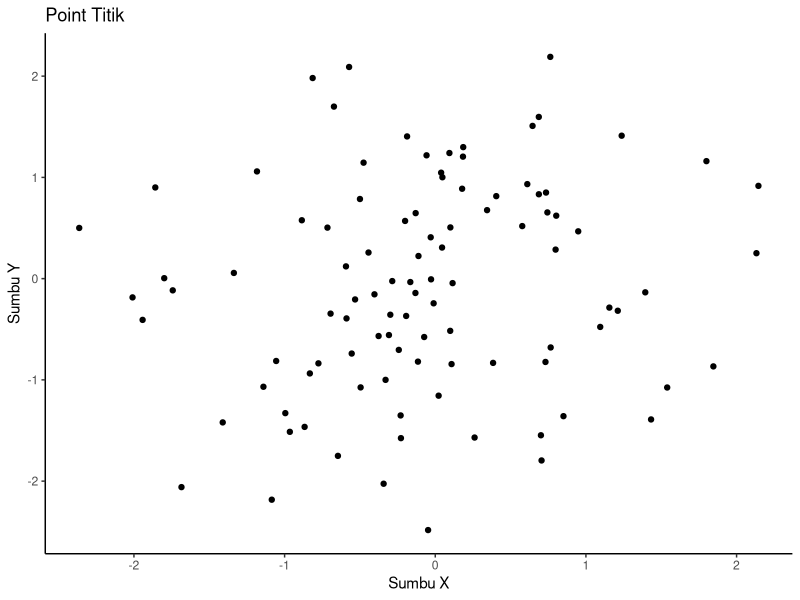
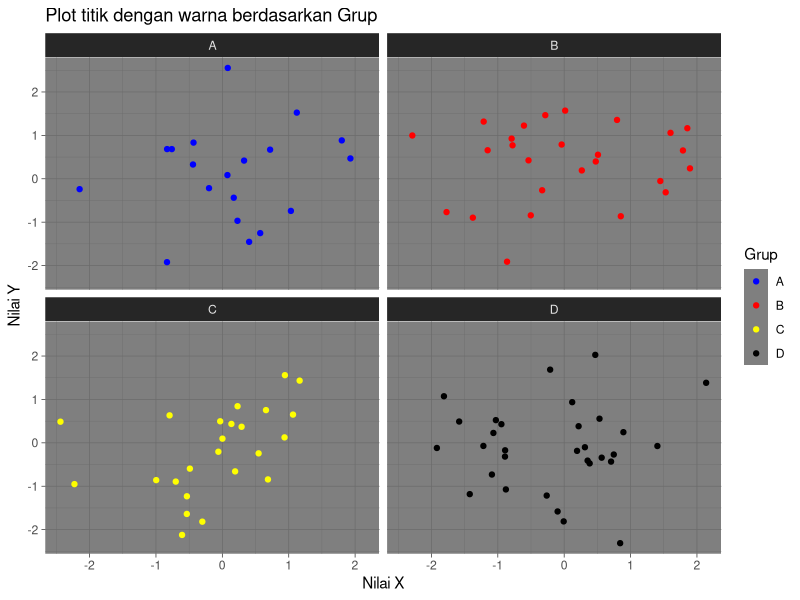
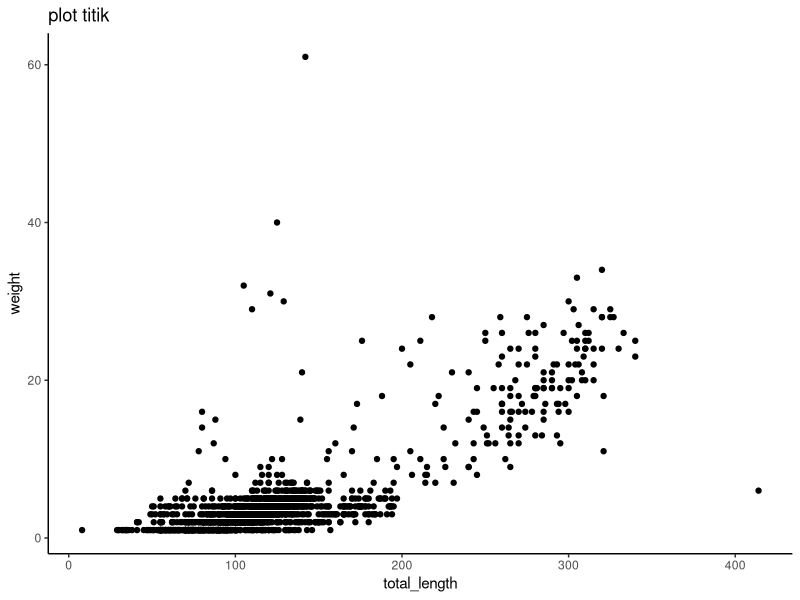
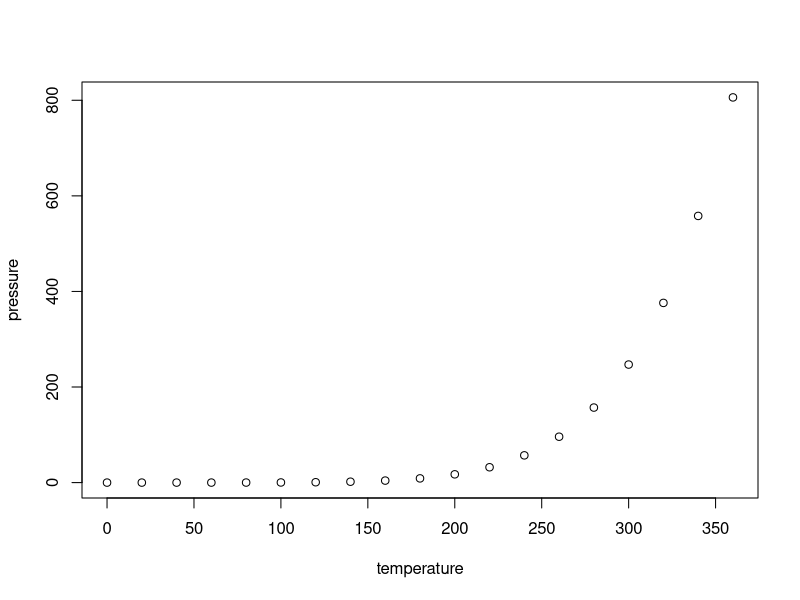

Write the R code that produced these figures, in order.
## ---- chunk 1
knitr::opts_chunk$set(echo = TRUE)
## ---- chunk 2
library(ggplot2)
## ---- chunk 3
data <-data.frame(x = rnorm(100),y=rnorm(100))
## ---- chunk 4
ggplot(data, aes(x = x, y = y))+
  
  #membuat plot titik
  geom_point()+
 
   #menambahkan plot judul dan sumbu
  labs(title = "Point Titik", x = "Sumbu X", y = "Sumbu Y") +

  #memilih tema
  theme_classic()
## ---- chunk 5
data <- data.frame(x = rnorm(100), y = rnorm(100), grup = sample(c("A", "B", "C", "D"), 100, replace = TRUE))
ggplot(data, aes(x = x, y = y, color = grup))+
  geom_point()+
  facet_wrap(~grup)+
  scale_color_manual(values = c("A" = "blue", "B" = "red", "C" = "yellow", "D" = "black"))+
  theme_dark()+
  labs(title = "Plot titik dengan warna berdasarkan Grup",
       x = "Nilai X",
       y = "Nilai Y",
       color = "Grup")
## ---- chunk 6
library(readr)
lizard <- read.csv("lizards.csv")
View(lizard)
## ---- chunk 7
library(ggplot2)
ggplot(lizard, aes(x = total_length, y = weight))+
  geom_point()+
  labs(title = "plot titik",x = "total_length", y = "weight")+
  theme_classic()
## ---- chunk 8
summary(cars)
## ---- chunk 9
plot(pressure)
